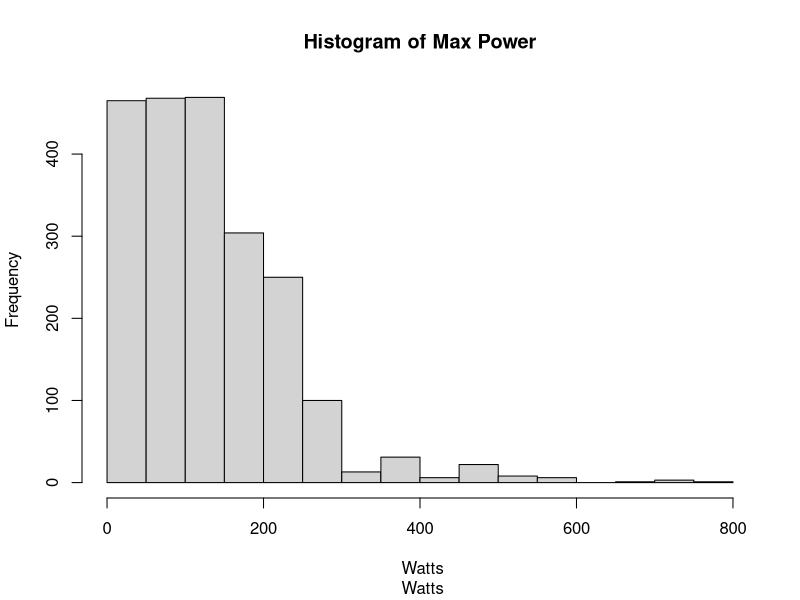
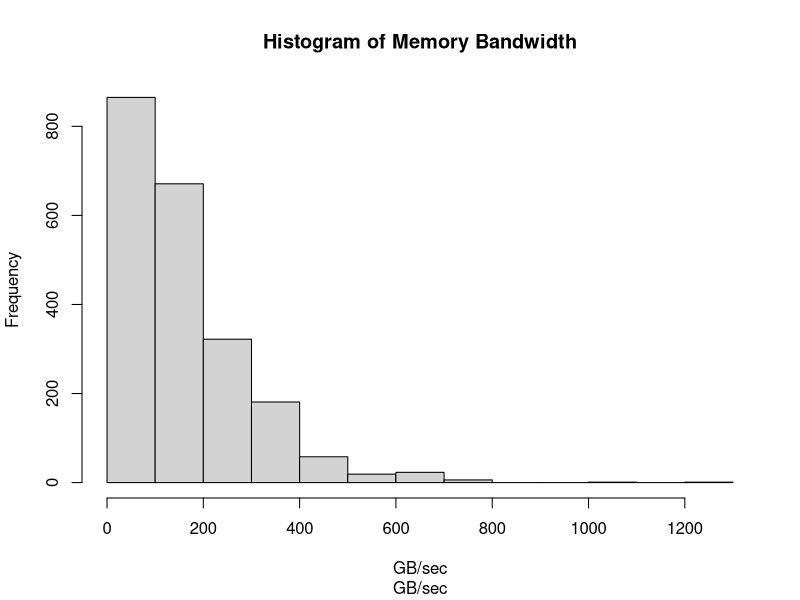
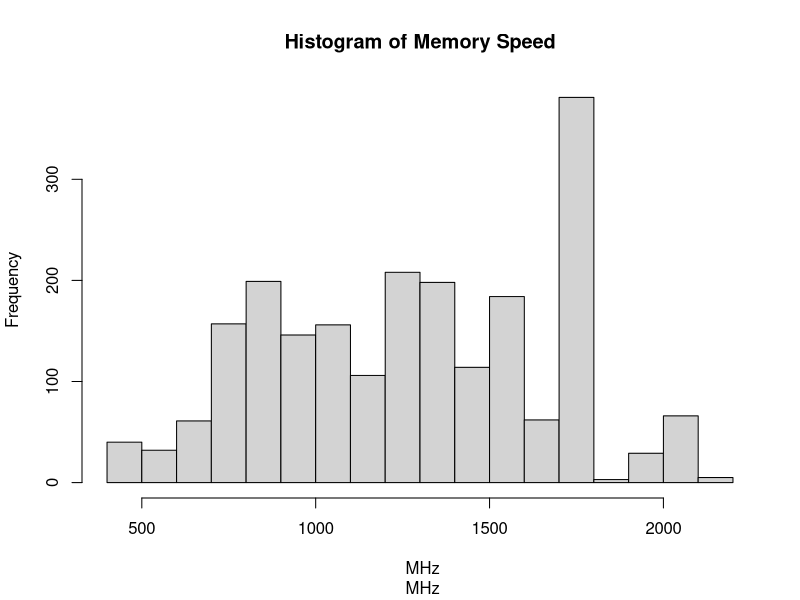
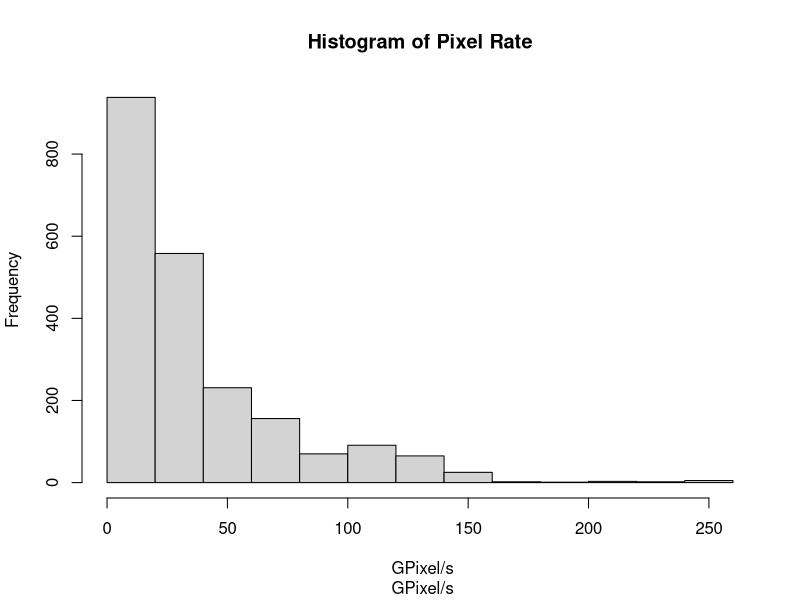
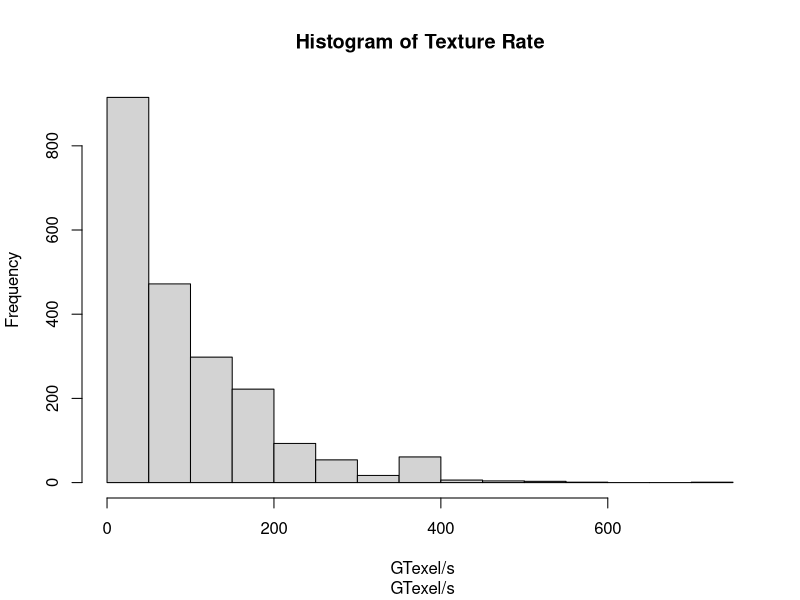
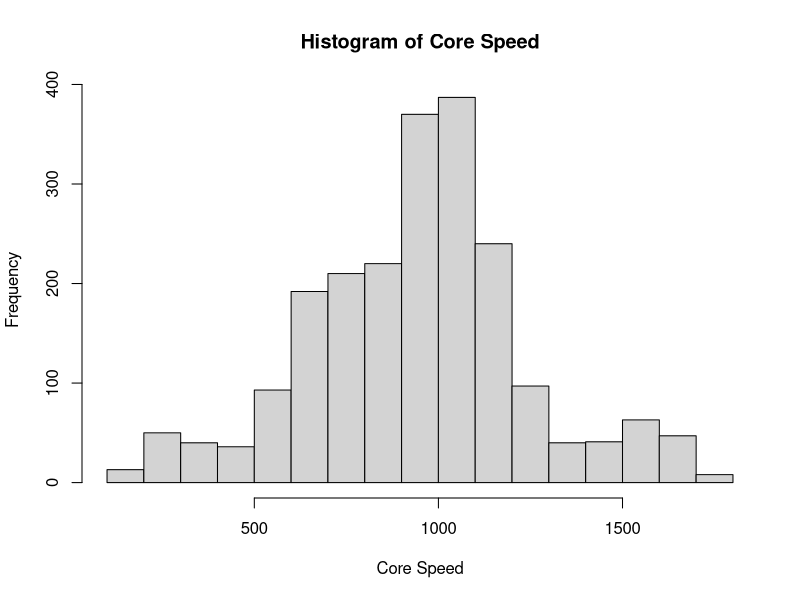
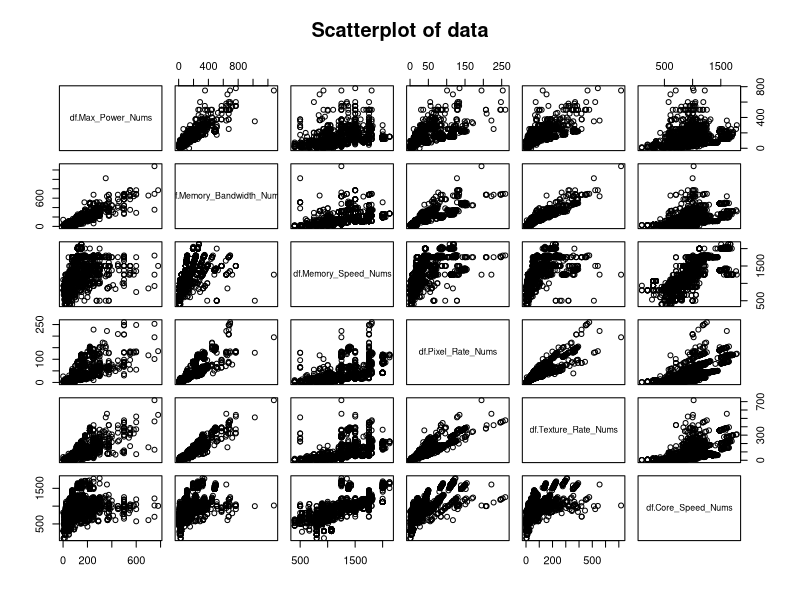
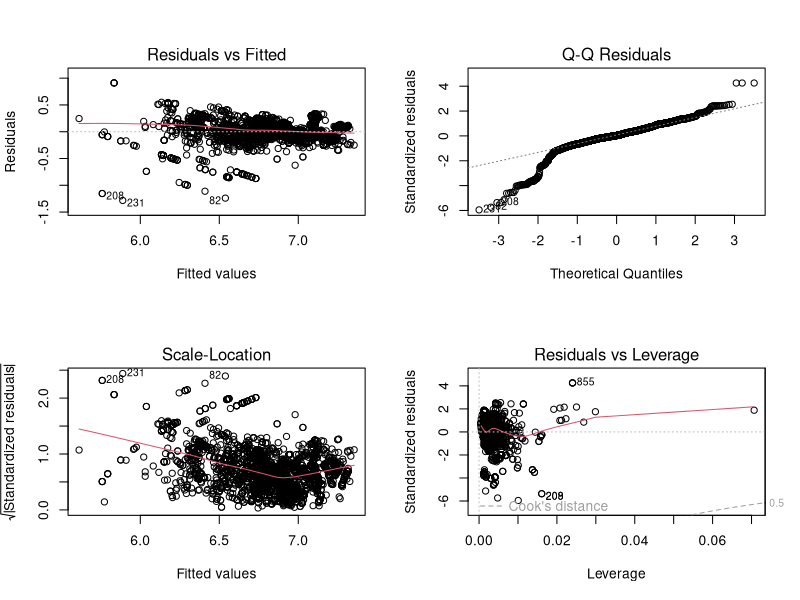

These figures' R source, in order:
library(tidyr)
library(stringr)
library(stringi)
library(dplyr)

# ------------------------------------------------------------------------------------------------------------------

# 3 Tien du li so lieu 

# 3.1 Doc du lieu tu file .csv

setwd("C:/codeR")
df <- read.csv("All_GPUs.csv")
View(df)

# Chon cac bien de hien thi

df <- df[ , c("Name", "Max_Power", "Memory_Bandwidth", "Memory_Speed", "Pixel_Rate", "Texture_Rate","Core_Speed")]
View(df)

# 3.2 Tien xu li du lieu

str(df)

# Tach du lieu thanh 2 phan: Gia tri va Don vi

# Bien Max_Power
df$Max_Power_Nums <- as.numeric(str_extract(df$Max_Power ,"\\d+\\.?\\d*"))
df$Max_Power_Units <- str_replace(df$Max_Power, "\\d+\\.?\\d*", "")
print(table(df$Max_Power_Units))

# Bien Memory_Bandwidth
df$Memory_Bandwidth_Nums <- as.numeric(str_extract(df$Memory_Bandwidth, "\\d+\\.?\\d*"))
df$Memory_Bandwidth_Units <- str_replace(df$Memory_Bandwidth, "\\d+\\.?\\d*", "")
print(table(df$Memory_Bandwidth_Units))

# Bien Memory_Speed
df$Memory_Speed_Nums <- as.numeric(str_extract(df$Memory_Speed, "\\d+\\.?\\d*"))
df$Memory_Speed_Units <- str_replace(df$Memory_Speed, "\\d+\\.?\\d*", "")
print(table(df$Memory_Speed_Units))

# Bien Pixel_Rate
df$Pixel_Rate_Nums <- as.numeric(str_extract(df$Pixel_Rate, "\\d+\\.?\\d*"))
df$Pixel_Rate_Units <- str_replace(df$Pixel_Rate, "\\d+\\.?\\d*", "")
print(table(df$Pixel_Rate_Units))

# Bien Texture_Rate
df$Texture_Rate_Nums <- as.numeric(str_extract(df$Texture_Rate, "\\d+\\.?\\d*"))
df$Texture_Rate_Units <- str_replace(df$Texture_Rate, "\\d+\\.?\\d*", "")
print(table(df$Texture_Rate_Units))

# Đong nhat don vi cua Memory_Bandwidth (MB/sec ->GB/sec)
# Kiem tra xem mau du lieu nao co don vi MB/sec
if ("MB/sec" %in% df$Memory_Bandwidth_Units) {
  # Chuyen doi tu MB/sec thanh GB/sec
  mb_indices <- df$Memory_Bandwidth_Units == "MB/sec"
  df$Memory_Bandwidth_Nums[mb_indices] <- df$Memory_Bandwidth_Nums[mb_indices] / 1024
  df$Memory_Bandwidth_Units[mb_indices] <- "GB/sec"
}
print(table(df$Memory_Bandwidth_Units))

# Bien Core_Speed
df$Core_Speed_Nums <- as.numeric(str_extract(df$Core_Speed ,"\\d+\\.?\\d*"))
df$Core_Speed_Units <- str_replace(df$Core_Speed, "\\d+\\.?\\d*", "")
print(table(df$Max_Power_Units))

head(df)

# 3.3 Xu li du lieu khiem khuyet

# Tao dataframe "dfNums" tu cac cot co gia tri so trong dataframe "df"
dfNums <- data.frame(Max_Power = df$Max_Power_Nums, 
                     Memory_Bandwidth = df$Memory_Bandwidth_Nums, 
                     Memory_Speed = df$Memory_Speed_Nums, 
                     Pixel_Rate = df$Pixel_Rate_Nums, 
                     Texture_Rate = df$Texture_Rate_Nums, 
                     Core_Speed = df$Core_Speed_Nums)
colnames(dfNums) <- c("Max_Power", "Memory_Bandwidth", "Memory_Speed", "Pixel_Rate", "Texture_Rate", "Core_Speed")
head(dfNums) 

# In so luong du lieu khiem khuyet trong moi cot 
print((colSums(is.na(dfNums))))

# In ti le du lieu khiem khuyet trong moi cot
print((colMeans(is.na(dfNums))))

# In cac thong so tong quan du lieu cua moi cot
print(summary(dfNums))

# Xu li du lieu

# Luoc bo cac hang co du lieu gia tri bang 0
df <- subset(df, !apply(df == 0, 1, any))

# Kiem tra kich thuoc cua dataframe sau khi xu li 
dim(df)

# Xu li du lieu khiem khuyet bang gia tri trung vi (median)
df$Max_Power_Nums[is.na(df$Max_Power_Nums)] <- median(df$Max_Power_Nums, na.rm = TRUE)
df$Memory_Bandwidth_Nums[is.na(df$Memory_Bandwidth_Nums)] <- median(df$Memory_Bandwidth_Nums, na.rm = TRUE)
df$Memory_Speed_Nums[is.na(df$Memory_Speed_Nums)] <- median(df$Memory_Speed_Nums, na.rm = TRUE)
df$Pixel_Rate_Nums[is.na(df$Pixel_Rate_Nums)] <- median(df$Pixel_Rate_Nums, na.rm = TRUE)
df$Texture_Rate_Nums[is.na(df$Texture_Rate_Nums)] <- median(df$Texture_Rate_Nums, na.rm = TRUE)
df$Core_Speed_Nums[is.na(df$Core_Speed_Nums)] <- median(df$Core_Speed_Nums, na.rm = TRUE)

# Cap nhat dataframe "dfNums" de su dung cho qua trinh thong ke mo ta
dfNums <- data.frame(df$Max_Power_Nums, df$Memory_Bandwidth_Nums, df$Memory_Speed_Nums, df$Pixel_Rate_Nums, df$Texture_Rate_Nums, df$Core_Speed_Nums)
head(dfNums)

# Chuyen doi cac bien sang dang logarit de han che sai so trong mo hinh

# Tao dataframe "dfNums2" tu cac cot co gia tri so trong dataframe "dfNums"
dfNums2 <- dfNums
View(dfNums2) 

# Chuyen du lieu tu cac cot thanh logarit
columns_to_log <- c("df.Max_Power_Nums", "df.Memory_Bandwidth_Nums", "df.Memory_Speed_Nums", 
                    "df.Pixel_Rate_Nums", "df.Texture_Rate_Nums", "df.Core_Speed_Nums")
dfNums2[, columns_to_log] <- log(dfNums2[, columns_to_log])

# Hien thi phan dau cua bo du lieu da xu li sang dan logarit
head(dfNums2)

# ------------------------------------------------------------------------------------------------------------------

# 4. Thong ke mo ta

# 4.1 Thong tin tong quat ve cac bien trong bo du lieu phan tich
print(summary(dfNums))

# 4.2 Cac bieu do - do thi

# Bieu do tan suat (histogram)
hist(dfNums$df.Max_Power_Nums, xlab = df$Max_Power_Units, main = 'Histogram of Max Power')
hist(dfNums$df.Memory_Bandwidth_Nums, xlab = df$Memory_Bandwidth_Units, main = 'Histogram of Memory Bandwidth')
hist(dfNums$df.Memory_Speed_Nums, xlab = df$Memory_Speed_Units, main = 'Histogram of Memory Speed')
hist(dfNums$df.Pixel_Rate_Nums, xlab = df$Pixel_Rate_Units, main = 'Histogram of Pixel Rate')
hist(dfNums$df.Texture_Rate_Nums, xlab = df$Texture_Rate_Units, main = 'Histogram of Texture Rate')
hist(dfNums$df.Core_Speed_Nums, xlab = 'Core Speed', main = 'Histogram of Core Speed')

# Bieu do phan tan (scatter plot)
pairs(dfNums, main = 'Scatterplot of data')

# Tinh ma tran tuong quan cho cac cot du lieu trong mau du lieu phan tich
print(cor(dfNums))

# ------------------------------------------------------------------------------------------------------------------

# 5. Thong ke suy dien

# Tao cac mo hinh hoi quy tuyen tinh voi bien phu thuoc Core_Speed, su dung data frame dfNums2 

  # Mo hinh 1 - Bien doc lap: Memory_Speed, Pixel_Rate, Texture_Rate, Release_Date
  Model1 <- lm(df.Core_Speed_Nums ~ df.Memory_Speed_Nums + df.Pixel_Rate_Nums + df.Texture_Rate_Nums, data = dfNums2)
  summary(Model1)
  
  # Mo hinh 2 - Bien doc lap: Max_Power, Memory_Speed, Texture_Rate, Release_Date
  Model2 <- lm(df.Core_Speed_Nums ~ df.Memory_Bandwidth_Nums + df.Memory_Speed_Nums + df.Pixel_Rate_Nums + df.Texture_Rate_Nums, data = dfNums2)
  summary(Model2)
  
  # Mo hinh 3 - Bien doc lap: Max_Power, Memory_Speed, Pixel_Rate, Texture_Rate, Release_Date
  Model3 <- lm(df.Core_Speed_Nums ~ df.Max_Power_Nums + df.Memory_Bandwidth_Nums + df.Memory_Speed_Nums + df.Pixel_Rate_Nums + df.Texture_Rate_Nums, data = dfNums2)
  summary(Model3)

# So sanh cac mo hinh hoi quy 
  
  # Anova
  anova(Model1,Model2)
  anova(Model2,Model3)
  
  # Do thi bieu thi sai so hoi quy residuals va gia tri du bao fitted values
  par(mfrow =c(2,2))
  plot(Model3)
  par(mfrow = c(1,1))

# Du doan (predict)

  # Cac bien trong du lieu
  Core_Speed=dfNums2$df.Core_Speed_Nums
  Memory_Bandwidth=dfNums2$df.Memory_Bandwidth_Nums
  Max_Power=dfNums2$df.Max_Power_Nums
  Memory_Speed=dfNums2$df.Memory_Speed_Nums
  Pixel_Rate=dfNums2$df.Pixel_Rate_Nums
  Texture_Rate=dfNums2$df.Texture_Rate_Nums

  
  predict_data <- data.frame(Max_Power,Memory_Bandwidth,Memory_Speed,Pixel_Rate,Texture_Rate)
  P<-lm(Core_Speed~.,data=predict_data)
  summary(P)
  
  # So sanh ket qua du doan va du lieu
  predict_cs = predict(P)
  p=data.frame(predict_cs,Core_Speed)
  p
  
  # Ve bieu do du doan
  x<- (1:100)
  y<-x
  kql = lm(y~x)
  par(mfrow=c(1,1))
  plot(p,xlab="predicted values",ylab="observed values",main=" Plot to predict Core Speed")
  abline(kql,col="red")
  
  # Kiem tra du doan
  new <- dfNums2[,c ("df.Max_Power_Nums", "df.Memory_Bandwidth_Nums", "df.Memory_Speed_Nums", "df.Pixel_Rate_Nums", "df.Texture_Rate_Nums" )]
  result <- predict(Model3, newdata = new, interval = "confidence")
  newDf <- data.frame(ifelse(abs(result[,"fit"]-dfNums2[,"df.Core_Speed_Nums"]) >= 0.5, FALSE, TRUE))
  colnames(newDf) <- "Good predict"
  apply(newDf,2,mean)